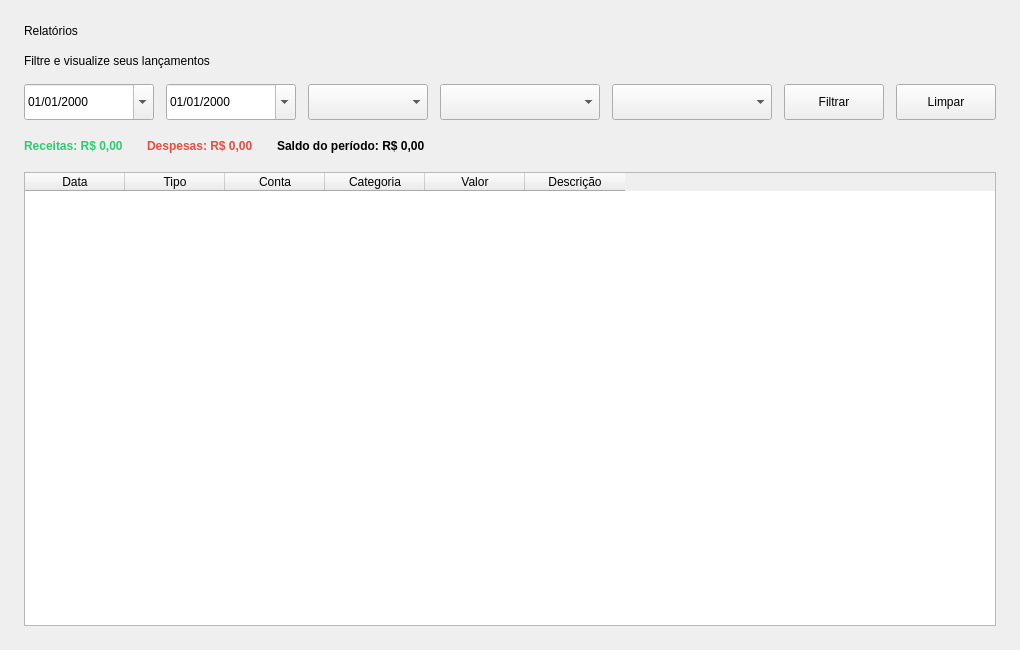
<?xml version="1.0" encoding="UTF-8"?>
<ui version="4.0">
 <class>ReportsPage</class>
 <widget class="QWidget" name="ReportsPage">
  <property name="geometry">
   <rect>
    <x>0</x>
    <y>0</y>
    <width>1000</width>
    <height>650</height>
   </rect>
  </property>
  <layout class="QVBoxLayout" name="mainLayout">
   <property name="spacing">
    <number>16</number>
   </property>
   <property name="leftMargin">
    <number>24</number>
   </property>
   <property name="topMargin">
    <number>24</number>
   </property>
   <property name="rightMargin">
    <number>24</number>
   </property>
   <property name="bottomMargin">
    <number>24</number>
   </property>
   <item>
    <widget class="QLabel" name="lbl_title">
     <property name="text">
      <string>Relatórios</string>
     </property>
    </widget>
   </item>
   <item>
    <widget class="QLabel" name="lbl_subtitle">
     <property name="text">
      <string>Filtre e visualize seus lançamentos</string>
     </property>
    </widget>
   </item>
   <item>
    <layout class="QHBoxLayout" name="filtersLayout">
     <property name="spacing">
      <number>12</number>
     </property>
     <item>
      <widget class="QDateEdit" name="date_from">
       <property name="calendarPopup">
        <bool>true</bool>
       </property>
       <property name="displayFormat">
        <string>dd/MM/yyyy</string>
       </property>
       <property name="minimumSize">
        <size>
         <width>130</width>
         <height>36</height>
        </size>
       </property>
      </widget>
     </item>
     <item>
      <widget class="QDateEdit" name="date_to">
       <property name="calendarPopup">
        <bool>true</bool>
       </property>
       <property name="displayFormat">
        <string>dd/MM/yyyy</string>
       </property>
       <property name="minimumSize">
        <size>
         <width>130</width>
         <height>36</height>
        </size>
       </property>
      </widget>
     </item>
     <item>
      <widget class="QComboBox" name="cmb_type">
       <property name="minimumSize">
        <size>
         <width>120</width>
         <height>36</height>
        </size>
       </property>
      </widget>
     </item>
     <item>
      <widget class="QComboBox" name="cmb_account">
       <property name="minimumSize">
        <size>
         <width>160</width>
         <height>36</height>
        </size>
       </property>
      </widget>
     </item>
     <item>
      <widget class="QComboBox" name="cmb_category">
       <property name="minimumSize">
        <size>
         <width>160</width>
         <height>36</height>
        </size>
       </property>
      </widget>
     </item>
     <item>
      <widget class="QPushButton" name="btn_filter">
       <property name="text">
        <string>Filtrar</string>
       </property>
       <property name="minimumSize">
        <size>
         <width>100</width>
         <height>36</height>
        </size>
       </property>
      </widget>
     </item>
     <item>
      <widget class="QPushButton" name="btn_clear">
       <property name="text">
        <string>Limpar</string>
       </property>
       <property name="minimumSize">
        <size>
         <width>100</width>
         <height>36</height>
        </size>
       </property>
      </widget>
     </item>
    </layout>
   </item>
   <item>
    <layout class="QHBoxLayout" name="summaryLayout">
     <property name="spacing">
      <number>24</number>
     </property>
     <item>
      <widget class="QLabel" name="lbl_summary_income">
       <property name="text">
        <string>Receitas: R$ 0,00</string>
       </property>
       <property name="styleSheet">
        <string notr="true">color: #2ECC71; font-weight: bold;</string>
       </property>
      </widget>
     </item>
     <item>
      <widget class="QLabel" name="lbl_summary_expense">
       <property name="text">
        <string>Despesas: R$ 0,00</string>
       </property>
       <property name="styleSheet">
        <string notr="true">color: #E74C3C; font-weight: bold;</string>
       </property>
      </widget>
     </item>
     <item>
      <widget class="QLabel" name="lbl_summary_balance">
       <property name="text">
        <string>Saldo do período: R$ 0,00</string>
       </property>
       <property name="styleSheet">
        <string notr="true">font-weight: bold;</string>
       </property>
      </widget>
     </item>
     <item>
      <spacer name="summarySpacer">
       <property name="orientation">
        <enum>Qt::Horizontal</enum>
       </property>
       <property name="sizeHint" stdset="0">
        <size>
         <width>40</width>
         <height>20</height>
        </size>
       </property>
      </spacer>
     </item>
    </layout>
   </item>
   <item>
    <widget class="QTableWidget" name="tbl_report">
     <property name="columnCount">
      <number>6</number>
     </property>
     <property name="selectionBehavior">
      <enum>QAbstractItemView::SelectRows</enum>
     </property>
     <property name="selectionMode">
      <enum>QAbstractItemView::SingleSelection</enum>
     </property>
     <property name="editTriggers">
      <set>QAbstractItemView::NoEditTriggers</set>
     </property>
     <property name="alternatingRowColors">
      <bool>true</bool>
     </property>
     <column>
      <property name="text">
       <string>Data</string>
      </property>
     </column>
     <column>
      <property name="text">
       <string>Tipo</string>
      </property>
     </column>
     <column>
      <property name="text">
       <string>Conta</string>
      </property>
     </column>
     <column>
      <property name="text">
       <string>Categoria</string>
      </property>
     </column>
     <column>
      <property name="text">
       <string>Valor</string>
      </property>
     </column>
     <column>
      <property name="text">
       <string>Descrição</string>
      </property>
     </column>
    </widget>
   </item>
  </layout>
 </widget>
 <resources/>
 <connections/>
</ui>
